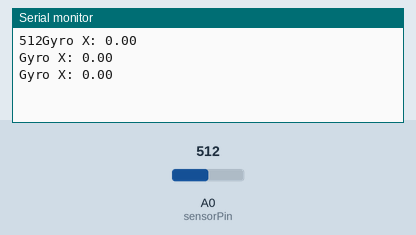
Bench run of a sketch on a simulated Arduino Uno, built with avr-gcc and run on an emulated ATmega328P. Parts: the last lines printed to the serial monitor. The test bench sets the inputs (shaded band); at power-on: A0 (sensorPin) = 512.

Above: at 1.3 s.
1.4 s: A0 (sensorPin) set to 716
At 2.0 s:
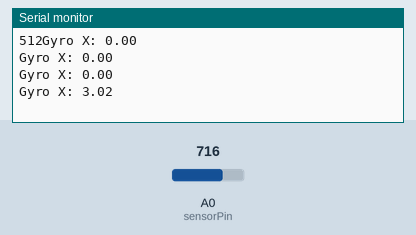
2.9 s: A0 (sensorPin) set to 900
At 3.5 s:
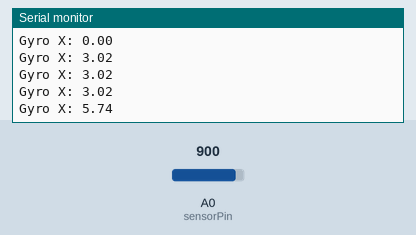
Timing chart, 0 to 5.9 s (numbered marks = the images above; inputs shaded):
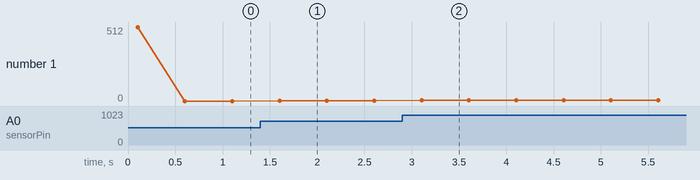

The sketch:

gyroReading.ino
```cpp
int xRead;
int xRest;
double Gx;

int sensorPin = 0;

void setup(){

 Serial.begin(9600);
 delay(100);
 xRest = analogRead(sensorPin);
 Serial.print(xRest);

}

void loop(){
 xRead = analogRead(sensorPin) - xRest;
 Gx  = xRead / 67.584;
 Serial.print("Gyro X: ");
 Serial.println(Gx);
 delay(500);
}
```

Measured:
- after the input at 1.4 s, the serial monitor: prints a new line after 0.20 s (image 1)
- after the input at 2.9 s, the serial monitor: prints a new line after 0.20 s (image 2)
- plotted number 1: 0 → 3.02 after the input at 1.4 s, 3.02 → 5.74 after the input at 2.9 s
